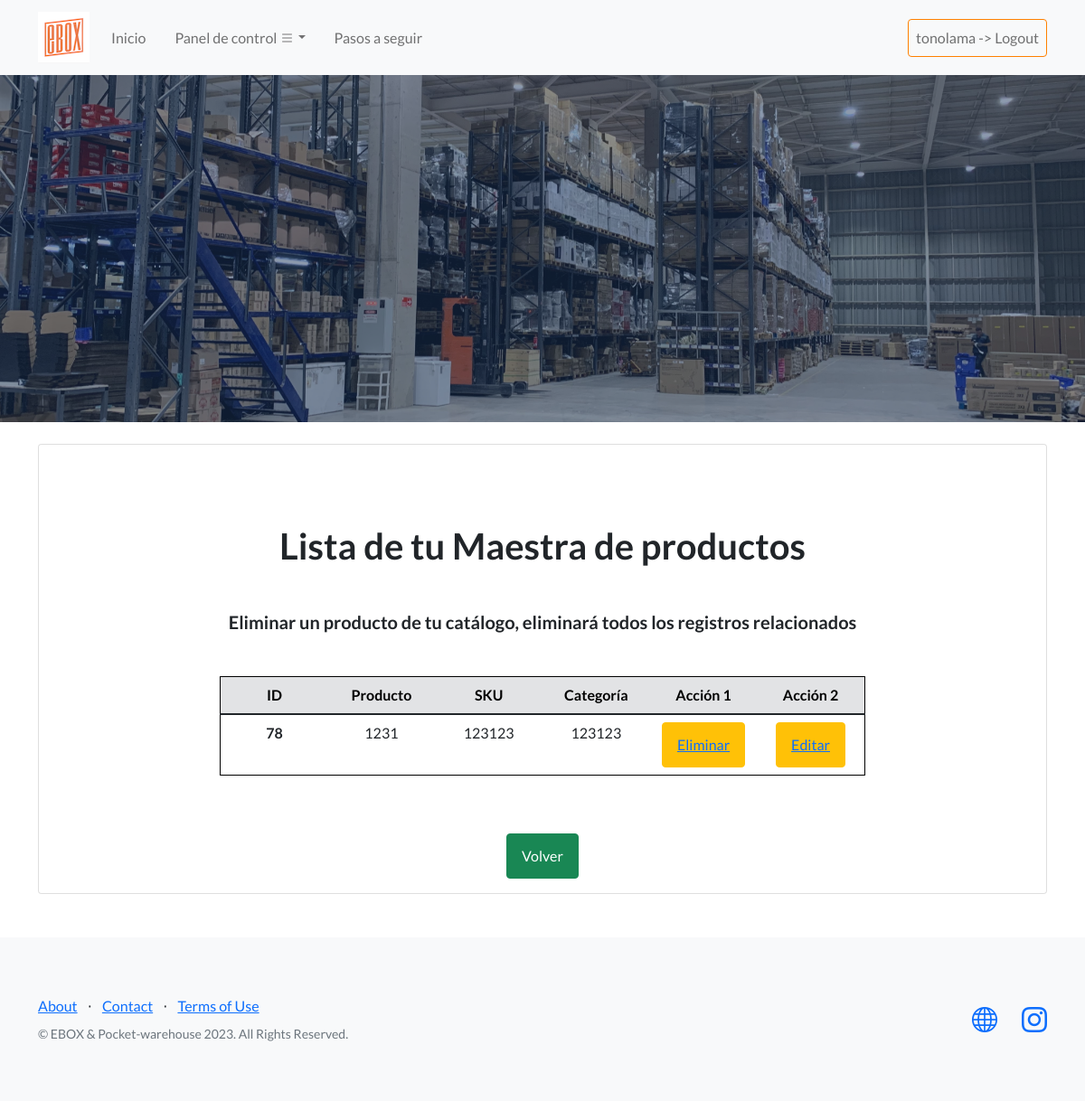
/eboxApp/maestra/wMaestra_full/ (signed in), run on an earlier commit of the app's database.
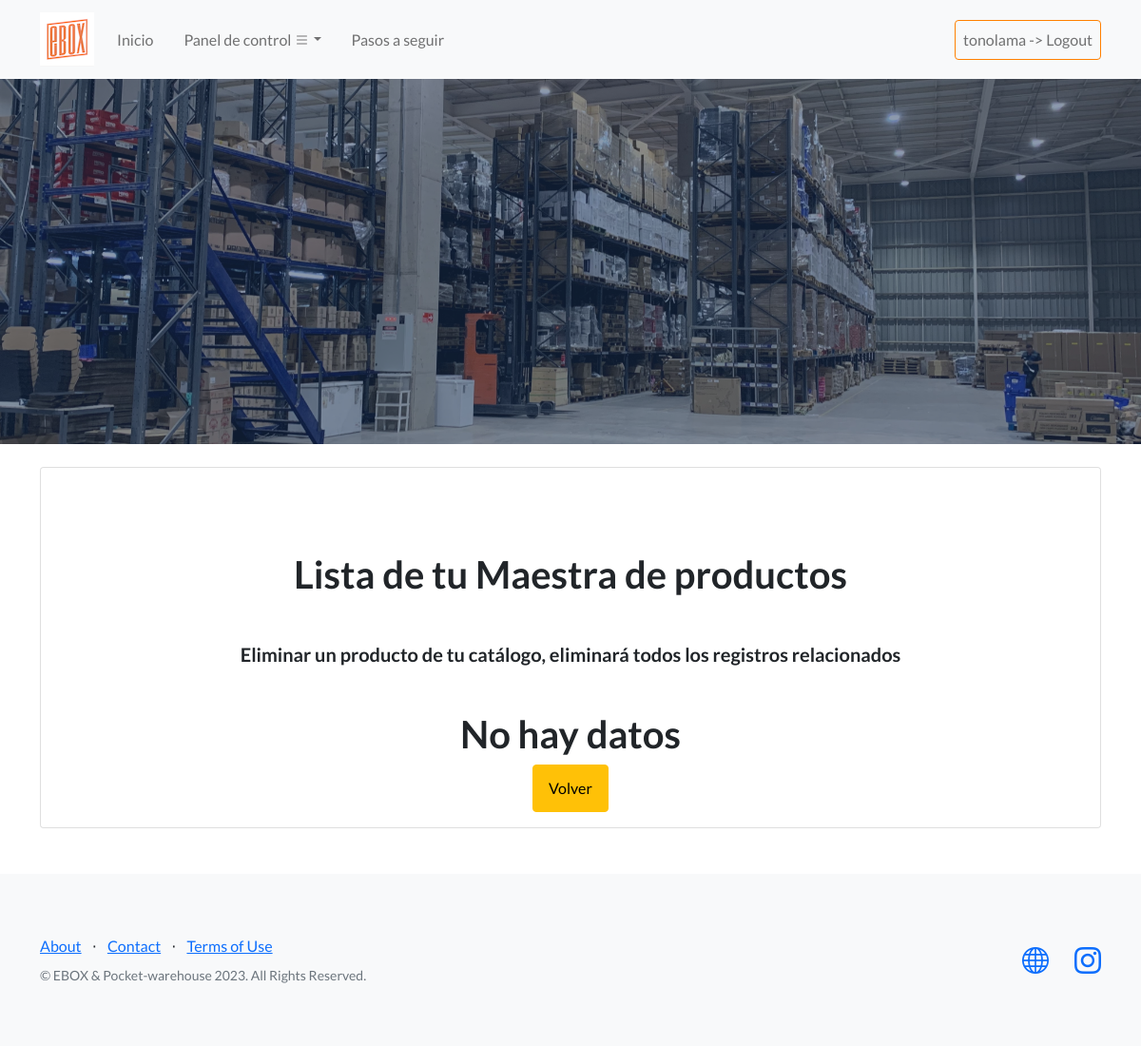
And on a later commit of the database.
### eboxApp/models.py (models this page shows, shortened)
class Maestra(models.Model):
    nombre_producto = models.CharField(max_length=300)
    numero_sku = models.CharField(max_length=300)
    categoria = models.CharField(max_length=300)

### eboxApp/views.py (the view)
# urls.py: path('maestra/wMaestra_full/', views.buscarMaestra, name = 'buscarTodo'),
@login_required
def buscarMaestra(request):
    ''' Boton de busqueda completa de la maestra con respuesta en una lista - te llevo a una ventana distinta con boton volver'''
    if request.method == 'GET': # si existe un get
        producto = Maestra.objects.all() # busco todo lo que hay en la maestra
        return render(request, 'eboxApp/wMaestra_full.html', {'producto':producto }) # aqui le digo donde quiero mostrar "producto"

### eboxApp/templates/eboxApp/wMaestra_full.html (shortened to what this page needs)
{% extends "eboxApp/base.html" %}
{% load static %}
{% block contenido_que_cambia %}
<div class="container" id = "listadocatalogo">
    <div class="card mt-4">
        <div class="card-body">
            <div class="row justify-content-center">
                <div class="col-md-8">
                    <br>
                    <h1 class="text-center my-5">Lista de tu Maestra de productos</h1>
                    <h5 class="text-center my-5">Eliminar un producto de tu catálogo, eliminará todos los registros relacionados</h5>
                    {% if producto %}
                        <div class="table-responsive">
                            <table class="table">
                                <thead>
                                    <tr class = "table-secondary">
                                        <th scope="col">ID</th>
                                        <th scope="col">Producto</th>
                                        <th scope="col">SKU</th>
                                        <th scope="col">Categoría</th>
                                        <th scope="col">Acción 1</th>
                                        <th scope="col">Acción 2</th>
                                    </tr>
                                </thead>
                                <tbody>
                                    {% for i in producto %}
                                        <tr>
                                            <th scope="row">{{ i.pk }}</th>
                                            <td>{{ i.nombre_producto }}</td>
                                            <td>{{ i.numero_sku }}</td>
                                            <td>{{ i.categoria }}</td>
                                            <td> <button class="btn btn-warning">
                                               <a  href="{% url 'eboxApp:EliminarProducto' i.numero_sku %}"> Eliminar</a>
                                                 </button>
                                            </td>
                                            <td> <button class="btn btn-warning">
                                                <a  href="{% url 'eboxApp:EditarProducto' i.numero_sku %}"> Editar</a>
                                                  </button>
                                             </td>
                                        </tr>
                                    {% endfor %}
                                </tbody>
                            </table>
                        </div>
                        <div class="text-center mt-5">
                            <a class="btn btn-success" href="{% url 'eboxApp:Maestra' %}#maestra">Volver</a>
                        </div>
                    {% else %}
                        <div class="text-center">
                            <h1>No hay datos</h1>
                            <a class="btn btn-warning" href="{% url 'eboxApp:Maestra' %}#maestra">Volver</a>
                        </div>
                    {% endif %}
                </div>
            </div>
        </div>
    </div>
</div>
{% endblock %}

What changed in the data, as far as the page shows it:
removed Maestra: pk "78", nombre_producto "1231", numero_sku "123123", categoria "123123"
Also different on the page:
text no longer shown: "ID Producto SKU Categoría Acción 1 Acción 2"
text now shown: "No hay datos"
